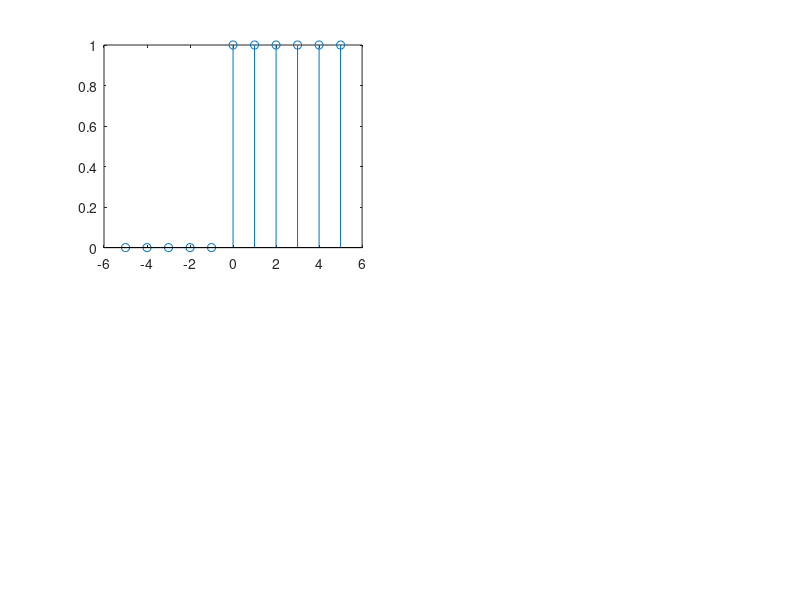

This chart was generated by the following MATLAB code: (Note: this script raises an error after producing the figure.)
%even and odd components x(t)=e^-(2tu(t))

t=-5:1:5;
u=[zeros(1,5),ones(1,6)];
subplot(2,2,1);
ut=stem(t,u);
x=exp^(-(2*t*ut));
subplot(2,2,2);
stem(t,x);
